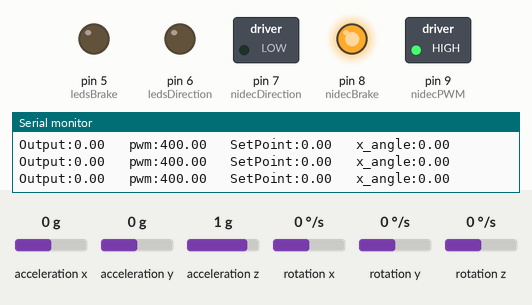
A sketch run on a simulated Arduino Uno, built with avr-gcc and run on an emulated ATmega328P. On the bench: switched loads named in the sketch (green lamp = pin HIGH), output pins drawn as LEDs (lit = HIGH), the last lines printed to the serial monitor. Wiring (inferred from the names in the program): MPU-6050 motion sensor at I2C address 0x68. Inputs (shaded band) come from the test bench; at power-on: acceleration y 0 g, rotation x 0 °/s, acceleration x 0 g, acceleration z 1 g, rotation y 0 °/s, rotation z 0 °/s.

Above: at 1.3 s.
1.4 s: acceleration y set to 0.2 g
At 1.7 s:
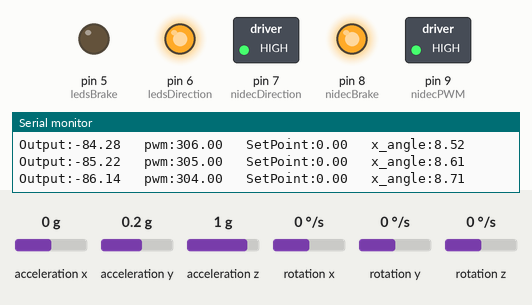
2.9 s: rotation x set to -192 °/s
At 3.54 s:
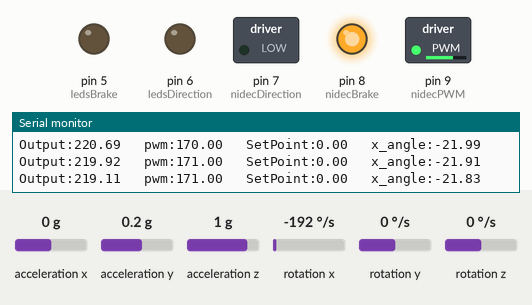
5.9 s: rotation x set to 0 °/s
8.9 s: acceleration y set to -1.4 g
At 9.7 s:
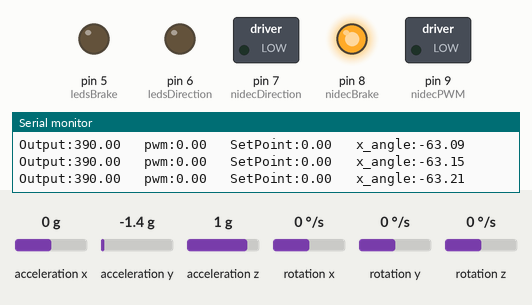
Timing chart, 0 to 11.6 s (numbered marks = the images above; inputs shaded):
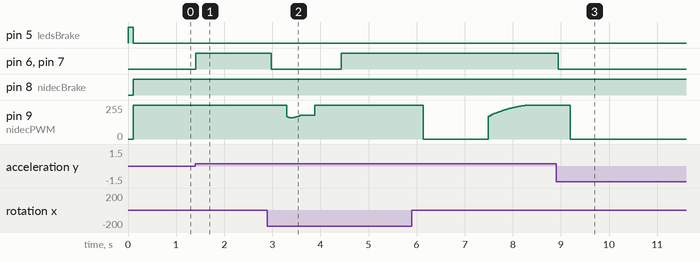

Measured:
- the behaviour switches between 0 and 0.1 g on acceleration y (found by bisection; images 0 and 1)
- after the input at 1.4 s, pin 6 (ledsDirection), pin 7 (nidecDirection): LOW → HIGH at once
- after the input at 2.9 s, pin 6 (ledsDirection), pin 7 (nidecDirection): HIGH → LOW after 0.08 s, → HIGH 1.5 s later
- after the input at 8.9 s, pin 6 (ledsDirection), pin 7 (nidecDirection): HIGH → LOW after 0.05 s; pin 9 (nidecPWM): 255/255 → 0/255 after 0.29 s

The sketch:

balance_V8.ino
```cpp
#include <Kalman.h> // Source: https://github.com/TKJElectronics/KalmanFilter
#include <Wire.h>        // IIC communication library
#include <PWM.h>        // Require Timer1 PWM frequency of 20Khz-25Khz for Nidec 24H677 BLDC Motor

//Cite http://brettbeauregard.com/blog/2011/04/improving-the-beginner%E2%80%99s-pid-reset-windup/)

//---------------------------------------- Nidec 24H677H010 BLDC Motor Vars START ------------------------------------
const int nidecBrake = 8;      // Brake
const int nidecDirection = 7;  // CW/CCW Nidec Motor
const int ledsDirection = 6;   // Green LED direction indicators
const int ledsBrake = 5;       // Red LED direction indicators
const int nidecPWM = 9;        // Nidec Motor PWM
int brake_trigger = 1;         //Brake is ON
int dir = 0;                   //Direction set to CCW
double pwm = 400;              // Set pwm value to 400 = motor stopped
//---------------------------------------- Nidec 24H677H010 BLDC Motor Vars END --------------------------------------


//---------------------------------------- Kalman Filter START -------------------------------------------------------
#define RESTRICT_PITCH // Comment out to restrict roll to ±90deg instead - please read: http://www.freescale.com/files/sensors/doc/app_note/AN3461.pdf

Kalman kalmanX; // Create the Kalman instances
Kalman kalmanY;

/* IMU Data */
double accX, accY, accZ;
double gyroX, gyroY, gyroZ;
int16_t tempRaw;

double gyroXangle, gyroYangle; // Angle calculate using the gyro only
double compAngleX, compAngleY; // Calculated angle using a complementary filter
double kalAngleX, kalAngleY; // Calculated angle using a Kalman filter

uint32_t timer;
uint8_t i2cData[14]; // Buffer for I2C data
//---------------------------------------- Kalman Filter END -------------------------------------------------------


//---------------------------------------- PID Vars START -------------------------------------------------------
//PID constants
double kp = 10;
double ki = 0;
double kd = 0;
/*
 * I had a bit of success with very low I values with some dampening, because the integral leads more directly to acceleration and thus torque, but I think there are some problems with the PID implementation
 * If my understanding of your code is correct, you're using the location of the wheel to set the direction of the motor, the direction of motion for a PID is supposed to be set by the sign of the output
 * My recommendation would be to have your motor driving function take in a value where 0 is stationary, and the direction is the sign
 * Not sure how much that bit will help immedeately, but I did notice some weird behavior, and that might be the cause
 * The second thing is you'll probably want to have the output of the PID control the acceleration of the wheel, and thus torque, rather than the velocity
 * In the current implementation, without an integral component, the wheel will have no torque applied to it when held off the stationary point, as a constant angular velocity applies no torque (or very little)
 *
 * Lastly, be careful of the accelerometer calibration of the mpu6050s, it may not be reporting a correct angle. You might just want to use one axis of the accelerometer, record its highest value and use trig to compute an angle off of it
 *
 * Hopefully some of this is helpful, I'm not an expert though
 *
 * Good luck,
 * -Ryan
 */

unsigned long currentTime, previousTime;
double elapsedTime;
double error;
double lastError;
double Input, Output, Setpoint;
double i, d;
double outMin = -390;
double outMax = 390;
//---------------------------------------- PID Vars END -----------------------------------------------------------


//%%%%%%%%%%%%%%%%%%%%%%%%%%%%%%%%%%%%%%%%%%%%%%%%%%%%%%%%%%%%%%%%%%%%%%%%%%%%%%%%%%%%%%%%%%%%%%%%%%%%%%%%%%%%%%%%%%%%%%
//%%%%%%%%%%%%%%%%%%%%%%%%%%%%%%%%%%%%%%%%%%%%%%%% Setup Function Start %%%%%%%%%%%%%%%%%%%%%%%%%%%%%%%%%%%%%%%%%%%%%%%%
//%%%%%%%%%%%%%%%%%%%%%%%%%%%%%%%%%%%%%%%%%%%%%%%%%%%%%%%%%%%%%%%%%%%%%%%%%%%%%%%%%%%%%%%%%%%%%%%%%%%%%%%%%%%%%%%%%%%%%%
void setup() {

  // PWM.h Setup
  InitTimersSafe();
  // The Nidec 24H677 BLDC Motor requires a PWM frequency of 20KHz to 25KHz
  bool success = SetPinFrequencySafe(nidecPWM, 20000);

  //set the Nidec motor control pins
  pinMode(nidecBrake, OUTPUT);
  pinMode(nidecDirection,OUTPUT);
  pinMode(ledsDirection,OUTPUT);
  pinMode(ledsBrake,OUTPUT);
  pinMode(nidecPWM,OUTPUT);

  // Output initial state values
  digitalWrite(nidecDirection,LOW); // Nidec Direction CCW
  digitalWrite(ledsDirection,LOW); //Green LED OFF // Direction CCW
  digitalWrite(nidecBrake,LOW); // Nidec motor brake is ON
  digitalWrite(ledsBrake,HIGH); //Red LED ON // Brake ON


//---------------------------------------- Kalman Filter START -------------------------------------------------------
  Serial.begin(115200);
  Wire.begin();
  #if ARDUINO >= 157
    Wire.setClock(400000UL); // Set I2C frequency to 400kHz
  #else
    TWBR = ((F_CPU / 400000UL) - 16) / 2; // Set I2C frequency to 400kHz
  #endif

  i2cData[0] = 7; // Set the sample rate to 1000Hz - 8kHz/(7+1) = 1000Hz
  i2cData[1] = 0x00; // Disable FSYNC and set 260 Hz Acc filtering, 256 Hz Gyro filtering, 8 KHz sampling
  i2cData[2] = 0x00; // Set Gyro Full Scale Range to ±250deg/s
  i2cData[3] = 0x00; // Set Accelerometer Full Scale Range to ±2g
  while (i2cWrite(0x19, i2cData, 4, false)); // Write to all four registers at once
  while (i2cWrite(0x6B, 0x01, true)); // PLL with X axis gyroscope reference and disable sleep mode

  while (i2cRead(0x75, i2cData, 1));
  if (i2cData[0] != 0x68) { // Read "WHO_AM_I" register
    Serial.print(F("Error reading sensor"));
    while (1);
  }

  delay(100); // Wait for sensor to stabilize

  /* Set kalman and gyro starting angle */
  while (i2cRead(0x3B, i2cData, 6));
  accX = (int16_t)((i2cData[0] << 8) | i2cData[1]);
  accY = (int16_t)((i2cData[2] << 8) | i2cData[3]);
  accZ = (int16_t)((i2cData[4] << 8) | i2cData[5]);

  // Source: http://www.freescale.com/files/sensors/doc/app_note/AN3461.pdf eq. 25 and eq. 26
  // atan2 outputs the value of -π to π (radians) - see http://en.wikipedia.org/wiki/Atan2
  // It is then converted from radians to degrees
  #ifdef RESTRICT_PITCH // Eq. 25 and 26
    double roll  = atan2(accY, accZ) * RAD_TO_DEG;
    double pitch = atan(-accX / sqrt(accY * accY + accZ * accZ)) * RAD_TO_DEG;
  #else // Eq. 28 and 29
    double roll  = atan(accY / sqrt(accX * accX + accZ * accZ)) * RAD_TO_DEG;
    double pitch = atan2(-accX, accZ) * RAD_TO_DEG;
  #endif

  kalmanX.setAngle(roll); // Set starting angle
  kalmanY.setAngle(pitch);
  gyroXangle = roll;
  gyroYangle = pitch;
  compAngleX = roll;
  compAngleY = pitch;
//------------------------------------------------ Kalman Filter END --------------------------------------------------------

  Setpoint = 0;                          //set point at zero degrees
}
//%%%%%%%%%%%%%%%%%%%%%%%%%%%%%%%%%%%%%%%%%%%%%%%%%%%%%%%%%%%%%%%%%%%%%%%%%%%%%%%%%%%%%%%%%%%%%%%%%%%%%%%%%%%%%%%%%%%%%%
//%%%%%%%%%%%%%%%%%%%%%%%%%%%%%%%%%%%%%%%%%%%%%% Setup Function END %%%%%%%%%%%%%%%%%%%%%%%%%%%%%%%%%%%%%%%%%%%%%%%%%%%%
//%%%%%%%%%%%%%%%%%%%%%%%%%%%%%%%%%%%%%%%%%%%%%%%%%%%%%%%%%%%%%%%%%%%%%%%%%%%%%%%%%%%%%%%%%%%%%%%%%%%%%%%%%%%%%%%%%%%%%%


//%%%%%%%%%%%%%%%%%%%%%%%%%%%%%%%%%%%%%%%%%%%%%%%%%%%%%%%%%%%%%%%%%%%%%%%%%%%%%%%%%%%%%%%%%%%%%%%%%%%%%%%%%%%%%%%%%%%%%%
//%%%%%%%%%%%%%%%%%%%%%%%%%%%%%%%%%%%%%%%%%%%%%% Loop Function START %%%%%%%%%%%%%%%%%%%%%%%%%%%%%%%%%%%%%%%%%%%%%%%%%%%
//%%%%%%%%%%%%%%%%%%%%%%%%%%%%%%%%%%%%%%%%%%%%%%%%%%%%%%%%%%%%%%%%%%%%%%%%%%%%%%%%%%%%%%%%%%%%%%%%%%%%%%%%%%%%%%%%%%%%%%
void loop() {
  Serial.print("SetPoint:");
  Serial.print(Setpoint);
  Serial.print("   ");
  //Serial.print("outMin:");
  //Serial.print(outMin);
  //Serial.print("   ");
  //Serial.print("outMax:");
  //Serial.print(outMax);
  //Serial.print("   ");

  double x_angle = kalman();
  Serial.print("x_angle:");
  Serial.println(x_angle);
  //Serial.print("   ");


  Input = x_angle;
  //Serial.print("Input:");
  //Serial.print(Input);
  //Serial.print("   ");


  //Calculate the PID output
  Output = computePID(Input);
  Serial.print("Output:");
  Serial.print(Output);
  Serial.print("   ");

    //Switches the direction of the wheel based on sign of PID output
  if (Output > 1){
    dir = 0; //CCW
    //This is just fliping the PWM value from 0 to 390 ---> to 390 to 0
    //Whereas 0 = stopped and 390 = full speed
    pwm = map(Output, 0, 390, 390, 0);
    //Serial.print("dir: ");
    //Serial.print("CW");
    //Serial.print("    ");
  }
  else if (Output < 0){
    dir = 1; //CW
    //This is just fliping the PWM value from -390 to 0 ---> to 390 to 0
    //Whereas 0 = stopped and 390 = full speed
    pwm = map(Output, 0, -390, 390, 0);
    //Serial.print("dir: ");
    //Serial.print("CCW");
    //Serial.print("    ");
  }

  Serial.print("pwm:");
  Serial.print(pwm);
  Serial.print("   ");
  //Serial.print("\n");

  //This is the comand to drive the motor
  driveMotor(pwm, dir);


}//end of loop void
//%%%%%%%%%%%%%%%%%%%%%%%%%%%%%%%%%%%%%%%%%%%%%%%%%%%%%%%%%%%%%%%%%%%%%%%%%%%%%%%%%%%%%%%%%%%%%%%%%%%%%%%%%%%%%%%%%%%%%%
//%%%%%%%%%%%%%%%%%%%%%%%%%%%%%%%%%%%%%%%%%%%%%% Loop Function END %%%%%%%%%%%%%%%%%%%%%%%%%%%%%%%%%%%%%%%%%%%%%%%%%%%
//%%%%%%%%%%%%%%%%%%%%%%%%%%%%%%%%%%%%%%%%%%%%%%%%%%%%%%%%%%%%%%%%%%%%%%%%%%%%%%%%%%%%%%%%%%%%%%%%%%%%%%%%%%%%%%%%%%%%%%


//$$$$$$$$$$$$$$$$$$$$$$$$$$$$$$$$$$$$$$  Kalman Filter Function START $$$$$$$$$$$$$$$$$$$$$$$$$$$$$$$$$$$$$$
double kalman(){
  /* Update all the values */
  while (i2cRead(0x3B, i2cData, 14));
  accX = (int16_t)((i2cData[0] << 8) | i2cData[1]);
  accY = (int16_t)((i2cData[2] << 8) | i2cData[3]);
  accZ = (int16_t)((i2cData[4] << 8) | i2cData[5]);
  tempRaw = (int16_t)((i2cData[6] << 8) | i2cData[7]);
  gyroX = (int16_t)((i2cData[8] << 8) | i2cData[9]);
  gyroY = (int16_t)((i2cData[10] << 8) | i2cData[11]);
  gyroZ = (int16_t)((i2cData[12] << 8) | i2cData[13]);;

  double dt = (double)(micros() - timer) / 1000000; // Calculate delta time
  timer = micros();

  // Source: http://www.freescale.com/files/sensors/doc/app_note/AN3461.pdf eq. 25 and eq. 26
  // atan2 outputs the value of -π to π (radians) - see http://en.wikipedia.org/wiki/Atan2
  // It is then converted from radians to degrees
#ifdef RESTRICT_PITCH // Eq. 25 and 26
  double roll  = atan2(accY, accZ) * RAD_TO_DEG;
  double pitch = atan(-accX / sqrt(accY * accY + accZ * accZ)) * RAD_TO_DEG;
#else // Eq. 28 and 29
  double roll  = atan(accY / sqrt(accX * accX + accZ * accZ)) * RAD_TO_DEG;
  double pitch = atan2(-accX, accZ) * RAD_TO_DEG;
#endif

  double gyroXrate = gyroX / 131.0; // Convert to deg/s
  double gyroYrate = gyroY / 131.0; // Convert to deg/s

#ifdef RESTRICT_PITCH
  // This fixes the transition problem when the accelerometer angle jumps between -180 and 180 degrees
  if ((roll < -90 && kalAngleX > 90) || (roll > 90 && kalAngleX < -90)) {
    kalmanX.setAngle(roll);
    compAngleX = roll;
    kalAngleX = roll;
    gyroXangle = roll;
  } else
    kalAngleX = kalmanX.getAngle(roll, gyroXrate, dt); // Calculate the angle using a Kalman filter

  if (abs(kalAngleX) > 90)
    gyroYrate = -gyroYrate; // Invert rate, so it fits the restriced accelerometer reading
  kalAngleY = kalmanY.getAngle(pitch, gyroYrate, dt);
#else
  // This fixes the transition problem when the accelerometer angle jumps between -180 and 180 degrees
  if ((pitch < -90 && kalAngleY > 90) || (pitch > 90 && kalAngleY < -90)) {
    kalmanY.setAngle(pitch);
    compAngleY = pitch;
    kalAngleY = pitch;
    gyroYangle = pitch;
  } else
    kalAngleY = kalmanY.getAngle(pitch, gyroYrate, dt); // Calculate the angle using a Kalman filter

  if (abs(kalAngleY) > 90)
    gyroXrate = -gyroXrate; // Invert rate, so it fits the restriced accelerometer reading
  kalAngleX = kalmanX.getAngle(roll, gyroXrate, dt); // Calculate the angle using a Kalman filter
#endif

  gyroXangle += gyroXrate * dt; // Calculate gyro angle without any filter
  gyroYangle += gyroYrate * dt;
  //gyroXangle += kalmanX.getRate() * dt; // Calculate gyro angle using the unbiased rate
  //gyroYangle += kalmanY.getRate() * dt;

  compAngleX = 0.93 * (compAngleX + gyroXrate * dt) + 0.07 * roll; // Calculate the angle using a Complimentary filter
  compAngleY = 0.93 * (compAngleY + gyroYrate * dt) + 0.07 * pitch;

  // Reset the gyro angle when it has drifted too much
  if (gyroXangle < -180 || gyroXangle > 180)
    gyroXangle = kalAngleX;
  if (gyroYangle < -180 || gyroYangle > 180)
    gyroYangle = kalAngleY;

  //Serial.print(kalAngleX);
  //Serial.print('\n');
  return kalAngleX;
}
//$$$$$$$$$$$$$$$$$$$$$$$$$$$$$$$$$$$$$$  Kalman Filter Function END $$$$$$$$$$$$$$$$$$$$$$$$$$$$$$$$$$$$$$


//$$$$$$$$$$$$$$$$$$$$$$$$$$$$$$$$$$$$$$  Drive Motor Function START $$$$$$$$$$$$$$$$$$$$$$$$$$$$$$$$$$$$$$
// For pwm: 400 = stopped and 0 = full speed
// For dir: 0 = CCW and 1 = CW
void driveMotor(float pwm,int dir){
  //if pwm
  digitalWrite(nidecBrake,HIGH);    // Nidec motor brake OFF
  digitalWrite(ledsBrake,LOW);      //Red LED OFF // Brake OFF
  if(dir == 0){
    analogWrite(nidecPWM, pwm);
    digitalWrite(nidecDirection,LOW); // Nidec Direction CCW
    digitalWrite(ledsDirection,LOW);  //Green LED OFF // Direction CCW
    }
  else if(dir == 1){
    analogWrite(nidecPWM, pwm);
    digitalWrite(nidecDirection,HIGH); // Nidec Direction CW
    digitalWrite(ledsDirection,HIGH);  //Green LED ON // Direction CW
    }
}
//$$$$$$$$$$$$$$$$$$$$$$$$$$$$$$$$$$$$$$  Drive Motor Function END $$$$$$$$$$$$$$$$$$$$$$$$$$$$$$$$$$$$$$$$$


//$$$$$$$$$$$$$$$$$$$$$$$$$$$$$$$$$$$$$$ Compute PID Function START $$$$$$$$$$$$$$$$$$$$$$$$$$$$$$$$$$$$$$$$$
double computePID(double inp){
  currentTime = millis();                //get current time
  elapsedTime = (double)(currentTime - previousTime);        //compute time elapsed from previous computation

  error = Setpoint - inp;    // determine error
  //Serial.print("error:");
  //Serial.print(error);
  //Serial.print("   ");
  i += error * elapsedTime;  // compute integral
  if(i> outMax){
    i=outMax;
  }
  else if(i< outMin){
    i=outMin;
  }
  //Serial.print("i:");
  //Serial.print(i);
  //Serial.print("   ");
  d = (error - lastError)/elapsedTime;   // compute derivative
  //Serial.print("d:");
  //Serial.print(d);
  //Serial.print("   ");
  double Output = kp*error + ki*i + kd*d;  //PID output
  if(Output > outMax){
    Output = outMax;
  }
  else if(Output < outMin){
    Output = outMin;
  }
  //Serial.print("Output:");
 // Serial.print(Output);
  //Serial.print("   ");
  lastError = error;            //remember current error
  previousTime = currentTime;   //remember current time

  return Output;   //have function return the PID output
}


//$$$$$$$$$$$$$$$$$$$$$$$$$$$$$$$$$$$$$$ Compute PID Function END $$$$$$$$$$$$$$$$$$$$$$$$$$$$$$$$$$$$$$$$$
```

I2C.ino
```cpp
// (licence header left out)
const uint8_t IMUAddress = 0x68; // AD0 is logic low on the PCB
const uint16_t I2C_TIMEOUT = 1000; // Used to check for errors in I2C communication

uint8_t i2cWrite(uint8_t registerAddress, uint8_t data, bool sendStop) {
  return i2cWrite(registerAddress, &data, 1, sendStop); // Returns 0 on success
}

uint8_t i2cWrite(uint8_t registerAddress, uint8_t *data, uint8_t length, bool sendStop) {
  Wire.beginTransmission(IMUAddress);
  Wire.write(registerAddress);
  Wire.write(data, length);
  uint8_t rcode = Wire.endTransmission(sendStop); // Returns 0 on success
  if (rcode) {
    Serial.print(F("i2cWrite failed: "));
    Serial.println(rcode);
  }
  return rcode; // See: http://arduino.cc/en/Reference/WireEndTransmission
}

uint8_t i2cRead(uint8_t registerAddress, uint8_t *data, uint8_t nbytes) {
  uint32_t timeOutTimer;
  Wire.beginTransmission(IMUAddress);
  Wire.write(registerAddress);
  uint8_t rcode = Wire.endTransmission(false); // Don't release the bus
  if (rcode) {
    Serial.print(F("i2cRead failed: "));
    Serial.println(rcode);
    return rcode; // See: http://arduino.cc/en/Reference/WireEndTransmission
  }
  Wire.requestFrom(IMUAddress, nbytes, (uint8_t)true); // Send a repeated start and then release the bus after reading
  for (uint8_t i = 0; i < nbytes; i++) {
    if (Wire.available())
      data[i] = Wire.read();
    else {
      timeOutTimer = micros();
      while (((micros() - timeOutTimer) < I2C_TIMEOUT) && !Wire.available());
      if (Wire.available())
        data[i] = Wire.read();
      else {
        Serial.println(F("i2cRead timeout"));
        return 5; // This error value is not already taken by endTransmission
      }
    }
  }
  return 0; // Success
}
```
